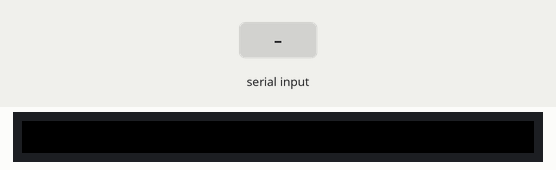
Bench run of a sketch on a simulated ESP32. Shown: 512×32 colour display. Inputs (shaded band) come from the test bench. What the sketch prints to the serial monitor is not drawn.

Above: at 1.3 s.
1.4 s: "A\n" received over Serial
At 2.6 s:
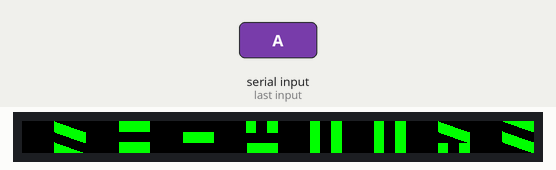
2.9 s: "B\n" received over Serial
At 4.0 s:
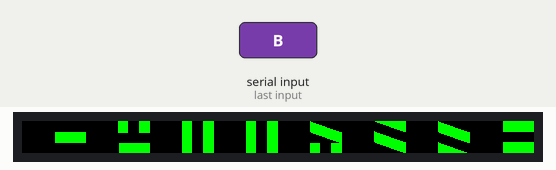
4.4 s: "C\n" received over Serial
At 5.2 s:
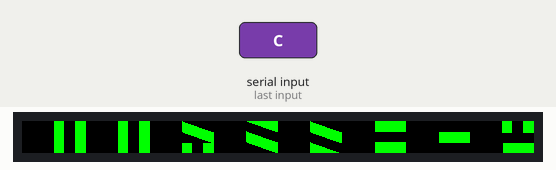
5.9 s: "D\n" received over Serial
At 6.3 s:
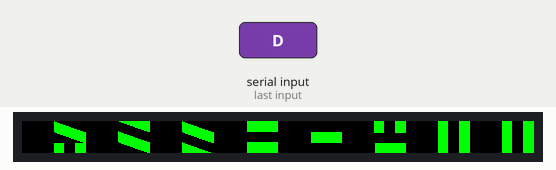
Timing chart, 0 to 8.9 s (numbered marks = the images above; inputs shaded):
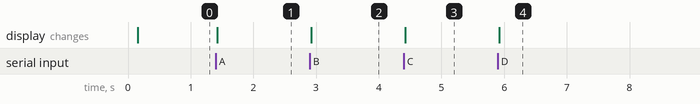

The sketch:

Display_Controller.ino
```cpp
// Display_Controller.ino
// Receives state commands from Experiment_Controller via ESP-NOW (wireless)
// and displays the corresponding panorama rotation on the 8-panel
// HUB75 octagon column. No wires between boards needed.
//
// ── First-time setup ─────────────────────────────────────────────────────
//   1. Flash this sketch.
//   2. Open Serial Monitor at 115200 baud.
//   3. The display controller prints its MAC address on boot — copy it into
//      DISPLAY_MAC[] in Experiment_Controller.ino, then flash the experiment controller.
//
// ── Commands received from experiment controller ────────────────────────────────────────
//   OFF      → blank all panels
//   STATE:A  → rotation offset 192 px
//   STATE:B  → rotation offset   0 px
//   STATE:C  → rotation offset  64 px
//   STATE:D  → rotation offset 128 px
//
// All timing is controlled by the experiment controller. This board is purely reactive.
//
// ── Standalone testing over Serial Monitor (115200 baud) ─────────────────
//   Type A, B, C, D or OFF and press enter to preview a rotation without
//   the experiment controller board connected.

#include <WiFi.h>
#include <esp_now.h>
#include <esp_wifi.h>                 // for esp_wifi_set_channel
#include <ESP32-HUB75-MatrixPanel-I2S-DMA.h>

// ── Channel must match experiment controller AP_CHANNEL ─────────────────────────────────
#define ESPNOW_CHANNEL  1

// ── Display geometry ──────────────────────────────────────────────────────
#define PANELS_IN_CHAIN  8
#define VIRTUAL_W       256
#define VIRTUAL_H        64
#define ROTATE_CW        0
#define REVERSE_CHAIN    1

// ── HUB75 pin map ─────────────────────────────────────────────────────────
static HUB75_I2S_CFG::i2s_pins pins = {
    /*R1=*/  2, /*G1=*/ 15, /*B1=*/  4,
    /*R2=*/ 16, /*G2=*/ 27, /*B2=*/ 17,
    /*A =*/  5, /*B =*/ 18, /*C =*/ 19, /*D =*/ 21, /*E =*/ 12,
    /*LAT=*/ 25, /*OE =*/ 26, /*CLK=*/ 22
};

static MatrixPanel_I2S_DMA* dma = nullptr;
static uint16_t GREEN, BLACK;
static int      rotationOffset = 0;

// ── ESP-NOW receive buffer ────────────────────────────────────────────────
// The callback runs in the WiFi task context — keep it short.
// Copy data and set a flag; process in loop().
static volatile bool cmdPending = false;
static char          cmdBuf[32] = {0};

// ── Drawing (identical to panorama renderer) ─────────────────────────────────

static inline void putV(int vx, int vy, uint16_t c) {
  if (vy < 0 || vy >= VIRTUAL_H) return;
  vx = ((vx + rotationOffset) % VIRTUAL_W + VIRTUAL_W) % VIRTUAL_W;
  int panel = vx >> 5;
  int lx    = vx & 31;
  int ly    = vy;
#if REVERSE_CHAIN
  panel = (PANELS_IN_CHAIN - panel) % PANELS_IN_CHAIN;
#endif
  int nx, ny;
#if ROTATE_CW
  nx = ly;       ny = 31 - lx;
#else
  nx = 63 - ly;  ny = lx;
#endif
  dma->drawPixel(panel * 64 + nx, ny, c);
}

static inline void fillRect(int x0, int y0, int x1, int y1, uint16_t c, int offX = 0) {
  for (int x = x0; x <= x1; x++)
    for (int y = y0; y <= y1; y++)
      putV(offX + x, y, c);
}

static inline void fillPgram(int xTop0, int xTop1, int y0, int y1, int slant,
                              uint16_t c, int offX = 0) {
  int dy = y1 - y0;
  if (dy <= 0) return;
  for (int y = y0; y <= y1; y++) {
    int shift = ((y - y0) * slant) / dy;
    for (int x = xTop0 + shift; x <= xTop1 + shift; x++)
      putV(offX + x, y, c);
  }
}

static inline void fillStripes(int x0, int x1, int offX = 0) {
  fillRect(x0,  0, x1, 10, GREEN, offX);
  fillRect(x0, 22, x1, 31, GREEN, offX);
}

static void drawPanel1(int offX)      { fillRect(11, 0, 21, 30, GREEN, offX); }
static void drawPanel2(int offX)      { fillRect(0, 0, 10, 30, GREEN, offX); fillRect(21, 0, 31, 30, GREEN, offX); }
static void drawPanels3and4(int offX) {
  fillPgram(11, 21, 0, 31, -11, GREEN, offX);
  fillPgram(32, 42, 0, 31, -11, GREEN, offX);
  fillPgram(53, 63, 0, 31, -11, GREEN, offX);
}
static void drawPanel5(int offX)  { fillPgram(11, 21, 0, 31, -11, GREEN, offX); fillStripes(22, 31, offX); }
static void drawPanel6(int offX)  { fillStripes(0, 31, offX); }
static void drawPanel7(int offX)  { fillStripes(0, 31, offX); }
static void drawPanel8(int offX)  { fillStripes(0, 11, offX); fillRect(22, 0, 31, 30, GREEN, offX); }

static void drawPanorama() {
  fillRect(0, 0, VIRTUAL_W - 1, VIRTUAL_H - 1, BLACK);
  drawPanel1(0); drawPanel2(32); drawPanels3and4(64);
  drawPanel5(128); drawPanel6(160); drawPanel7(192); drawPanel8(224);
}

static void applyState(char state) {
  switch (state) {
    case 'A': rotationOffset = 192; break;
    case 'B': rotationOffset =   0; break;
    case 'C': rotationOffset =  64; break;
    case 'D': rotationOffset = 128; break;
    default:
      Serial.print(F("[DISPLAY] Unknown state: ")); Serial.println(state);
      return;
  }
  drawPanorama();
  Serial.print(F("[DISPLAY] Showing state ")); Serial.println(state);
}

static void clearDisplay() {
  dma->clearScreen();
  Serial.println(F("[DISPLAY] Display off"));
}

// ── Command handler ────────────────────────────────────────────────────────

static void handleCommand(const String& cmd) {
  if (cmd == "OFF") {
    clearDisplay();
  } else if (cmd.length() == 7 && cmd.startsWith("STATE:")) {
    char s = cmd.charAt(6);
    if (s == 'A' || s == 'B' || s == 'C' || s == 'D') applyState(s);
    else { Serial.print(F("[DISPLAY] Bad state char: ")); Serial.println(s); }
  } else {
    Serial.print(F("[DISPLAY] Unknown command: ")); Serial.println(cmd);
  }
}

// ── ESP-NOW receive callback ──────────────────────────────────────────────
// NOTE: If this fails to compile, you are on arduino-esp32 2.x.
// Replace the first parameter with:  const uint8_t *mac_addr

static void onDataRecv(const esp_now_recv_info_t* info,
                       const uint8_t* data, int len) {
  if (len > 0 && len < (int)sizeof(cmdBuf)) {
    memcpy(cmdBuf, data, len);
    cmdBuf[len] = '\0';
    cmdPending = true;
  }
}

// ── setup ─────────────────────────────────────────────────────────────────

void setup() {
  Serial.begin(115200);
  delay(50);

  // WiFi in STA mode — no connection, just uses the radio for ESP-NOW
  WiFi.mode(WIFI_STA);
  WiFi.disconnect(false, true);   // don't reconnect, preserve MAC
  delay(100);

  // Lock to the same channel as the experiment controller's AP
  esp_wifi_set_channel(ESPNOW_CHANNEL, WIFI_SECOND_CHAN_NONE);

  Serial.print(F("[DISPLAY] MAC address: "));
  Serial.println(WiFi.macAddress());   // <-- copy this into experiment controller DISPLAY_MAC[]
  Serial.print(F("[DISPLAY] Channel: ")); Serial.println(ESPNOW_CHANNEL);

  // ESP-NOW
  if (esp_now_init() != ESP_OK) {
    Serial.println(F("[ESP-NOW] Init FAILED — halting"));
    while (true) delay(1000);
  }
  esp_now_register_recv_cb(onDataRecv);
  Serial.println(F("[ESP-NOW] Ready."));

  // LED matrix
  HUB75_I2S_CFG mxconfig(64, 32, PANELS_IN_CHAIN, pins);
  mxconfig.driver           = HUB75_I2S_CFG::FM6126A;
  mxconfig.clkphase         = false;
  mxconfig.min_refresh_rate = 1000;
  mxconfig.double_buff = false;

  dma = new MatrixPanel_I2S_DMA(mxconfig);
  dma->begin();
  dma->setBrightness8(120);

  GREEN = dma->color565(0, 255, 0);
  BLACK = dma->color565(0,   0, 0);

  clearDisplay();
  Serial.println(F("[DISPLAY] Ready. Waiting for experiment controller commands."));
}

// ── Serial command handler (standalone testing, no experiment controller needed) ────────

static void handleSerial() {
  static String buf;

  while (Serial.available()) {
    char c = (char)Serial.read();

    if (c == '\n' || c == '\r') {
      buf.trim();
      if (buf.length() > 0) {
        buf.toUpperCase();
        if (buf == "OFF") {
          clearDisplay();
        } else if (buf.length() == 1 &&
                   (buf[0] == 'A' || buf[0] == 'B' || buf[0] == 'C' || buf[0] == 'D')) {
          applyState(buf[0]);
        } else {
          Serial.print(F("[DISPLAY] Unknown command: ")); Serial.println(buf);
        }
      }
      buf = "";      // reset for next line, regardless of \n vs \r vs \r\n
    } else {
      buf += c;
      if (buf.length() > 31) buf = "";   // guard against runaway garbage
    }
  }
}

// ── loop ──────────────────────────────────────────────────────────────────

void loop() {
  handleSerial();

  if (cmdPending) {
    cmdPending = false;
    String cmd = String(cmdBuf);
    cmd.trim();
    if (cmd.length() > 0) handleCommand(cmd);
  }
}
```

Measured:
- after the input at 1.4 s, the display: changes at once (image 1)
- after the input at 2.9 s, the display: changes at once (image 2)
- after the input at 4.4 s, the display: changes at once (image 3)
- after the input at 5.9 s, the display: changes at once (image 4)
